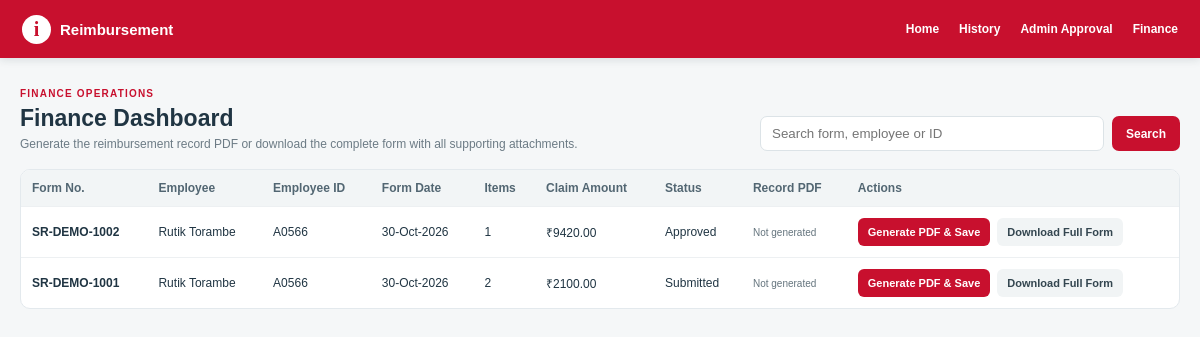
Page /finance on the earlier database version.
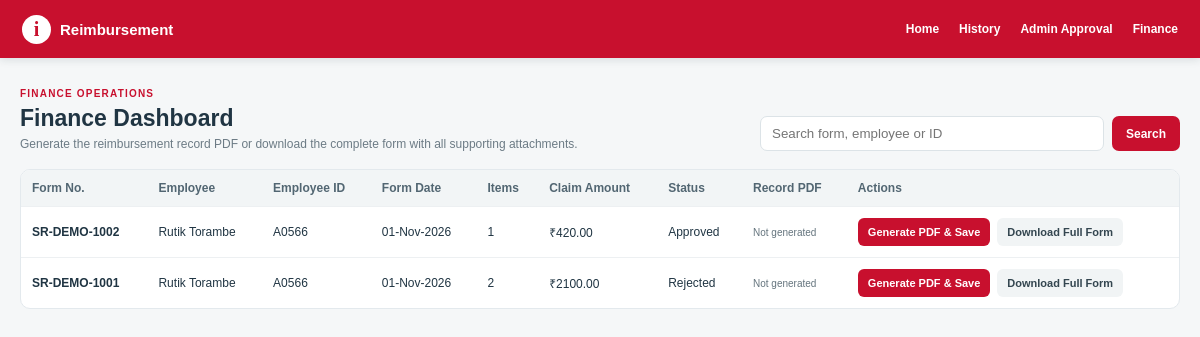
Same page on the later database version.
### app.py (models this page shows, shortened)
class ExpenseSundry(db.Model):
    __tablename__ = "ExpenseSundry"
    FormNo = db.Column(db.String(255), primary_key=True)
    Item = db.Column(db.Integer, primary_key=True)
    FormDate = db.Column(db.Float)
    EmpID = db.Column(db.String(255))
    EName = db.Column(db.String(255))
    Manager = db.Column(db.String(255))
    TeamName = db.Column(db.String(255), nullable=True)
    Description = db.Column(db.String(255))
    GCCExpCode = db.Column(db.String(255))
    ExpenseDate = db.Column(db.Float)
    BillNo = db.Column(db.String(255))
    BillAmount = db.Column(db.Float, default=0)
    ClaimAmount = db.Column(db.Float, default=0)
    Chargeable = db.Column(db.String(20), default="NO")
    ClientName = db.Column(db.String(255))
    Comments = db.Column(db.String(1000))
    Status = db.Column(db.String(100), default="Submitted")
    DocumentID = db.Column(db.String(1000))
    FormPDFPath = db.Column(db.String(1000), nullable=True)
    AttachmentCheck = db.Column(db.String(50))
    ManagerApproval = db.Column(db.String(50), nullable=True, default="Pending", server_default=db.text("'Pending'"))
    HRApproval = db.Column(db.String(50), nullable=True, default="Pending", server_default=db.text("'Pending'"))
    SignatoryApproval = db.Column(db.String(50), nullable=True, default="Pending", server_default=db.text("'Pending'"))
    TeamHeadApproval = db.Column(db.String(50), nullable=True, default="Pending", server_default=db.text("'Pending'"))
    AdminApproval = db.Column(db.String(50), nullable=True, default="Pending", server_default=db.text("'Pending'"))
    ManagerApprovalBy = db.Column(db.String(255), nullable=True)
    HRApprovalBy = db.Column(db.String(255), nullable=True)
    SignatoryApprovalBy = db.Column(db.String(255), nullable=True)
    TeamHeadApprovalBy = db.Column(db.String(255), nullable=True)
    AdminApprovalBy = db.Column(db.String(255), nullable=True)
    FormReviewComments = db.Column(db.String(1000), nullable=True)
    ManagerApprovalDate = db.Column(db.Float, nullable=True)
    HRApprovalDate = db.Column(db.Float, nullable=True)
    SignatoryApprovalDate = db.Column(db.Float, nullable=True)
    TeamHeadApprovalDate = db.Column(db.Float, nullable=True)
    AdminApprovalDate = db.Column(db.Float, nullable=True)

### app.py (the view)
@app.route("/finance")
def finance_dashboard():
    q = (request.args.get("q") or "").strip().lower()
    forms = finance_forms_summary()
    if q:
        forms = [f for f in forms if q in f["form_no"].lower() or q in f["name"].lower() or q in f["emp_id"].lower()]
    return page("Finance Dashboard", "finance_dashboard.html", forms=forms, search_text=q)

### app.py (called while the page is built)
def excel_serial_to_datetime(value):
    if value is None or str(value).strip() == "":
        return None
    if isinstance(value, datetime):
        return value
    text_value = str(value).strip()
    try:
        return EXCEL_EPOCH + timedelta(days=float(text_value))
    except (ValueError, TypeError, OverflowError):
        try:
            return datetime.strptime(text_value[:10], "%Y-%m-%d")
        except ValueError:
            return None

def excel_serial_to_display(value):
    parsed = excel_serial_to_datetime(value)
    return parsed.strftime("%d-%b-%Y") if parsed else ""

def page(title, template, **context):
    return render_template(template, title=title, **context)

### templates/finance_dashboard.html (shortened to what this page needs)
{% extends "base.html" %}
{% block content %}
<div class="finance-head"><div><p class="eyebrow">FINANCE OPERATIONS</p><h1>Finance Dashboard</h1><p class="finance-sub">Generate the reimbursement record PDF or download the complete form with all supporting attachments.</p></div><form class="finance-search" method="get"><input name="q" value="{{ search_text }}" placeholder="Search form, employee or ID"><button class="btn btn-red" type="submit">Search</button>{% if search_text %}<a class="btn btn-light" href="{{ url_for('finance_dashboard') }}">Clear</a>{% endif %}</form></div>
<section class="finance-panel"><div class="finance-table-wrap"><table class="finance-table"><thead><tr><th>Form No.</th><th>Employee</th><th>Employee ID</th><th>Form Date</th><th>Items</th><th>Claim Amount</th><th>Status</th><th>Record PDF</th><th>Actions</th></tr></thead><tbody>
{% for f in forms %}<tr><td><strong>{{ f.form_no }}</strong></td><td>{{ f.name or '—' }}</td><td>{{ f.emp_id or '—' }}</td><td>{{ f.form_date or '—' }}</td><td>{{ f.count }}</td><td>₹{{ '%.2f'|format(f.total) }}</td><td>{{ f.status }}</td><td><span class="finance-state {{ 'saved' if f.pdf_saved else '' }}">{{ 'Saved' if f.pdf_saved else 'Not generated' }}</span></td><td><div class="finance-actions"><form method="post" action="{{ url_for('finance_generate_pdf',form_no=f.form_no) }}"><button class="finance-btn finance-btn-red" type="submit">Generate PDF &amp; Save</button></form><a class="finance-btn finance-btn-light" href="{{ url_for('finance_download_full',form_no=f.form_no) }}">Download Full Form</a></div></td></tr>
{% else %}<tr><td colspan="9" class="finance-empty">No reimbursement forms found.</td></tr>{% endfor %}
</tbody></table></div></section>
{% endblock %}

Differences in the rows shown:
changed ExpenseSundry "SR-DEMO-1002": form_date "30-Oct-2026" → "01-Nov-2026"; total "9420.00" → "420.00"
changed ExpenseSundry "SR-DEMO-1001": form_date "30-Oct-2026" → "01-Nov-2026"; status "Submitted" → "Rejected"
